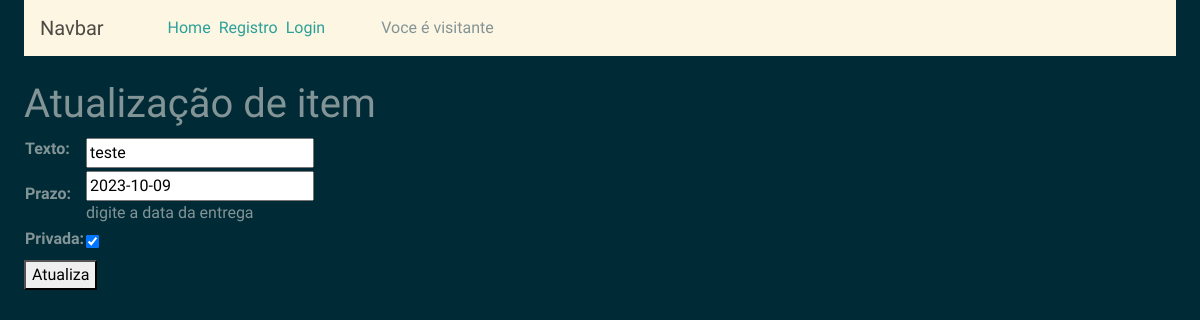
The page /todo/atualiza/9 on the database its author committed.
### todoList/models.py (models this page shows)
class Tarefa(models.Model):
    autor = models.ForeignKey(User,null=True, on_delete=models.SET_NULL)
    texto = models.CharField(max_length=200)
    prazo = models.DateField(help_text="digite a data da entrega")
    privada = models.BooleanField(default=False)

### todoList/views.py (the view, shortened to what this page needs)
# urls.py: path("atualiza/<int:pk>", views.TodoUpdateView.as_view(), name="atualiza-todo"),
class TodoUpdateView(View):
    def get(self,request,pk,*args, **kwargs):
        todo = Tarefa.objects.get(pk=pk)
        formulario = TarefaForm(instance=todo)
        context = {'todo': formulario, }
        return render(request, 'todoList/atualizaTodo.html', context)

### todoList/forms.py
class TarefaForm(forms.ModelForm):
    class Meta:
        model = Tarefa
        fields = ['texto', 'prazo', 'privada']

### todoList/templates/todoList/atualizaTodo.html (shortened to what this page needs)
{% extends 'registro/base.html' %}
{% block content %}
<h1>Atualização de item</h1>
<form class="" action="" method="post">
  <table>
    {{todo.as_table}}
  </table>
  <button type="submit">Atualiza</button>
</form>
{%endblock%}

### rows shown on the page
Tarefa: texto "teste", prazo "2023-10-09", privada "☑"
